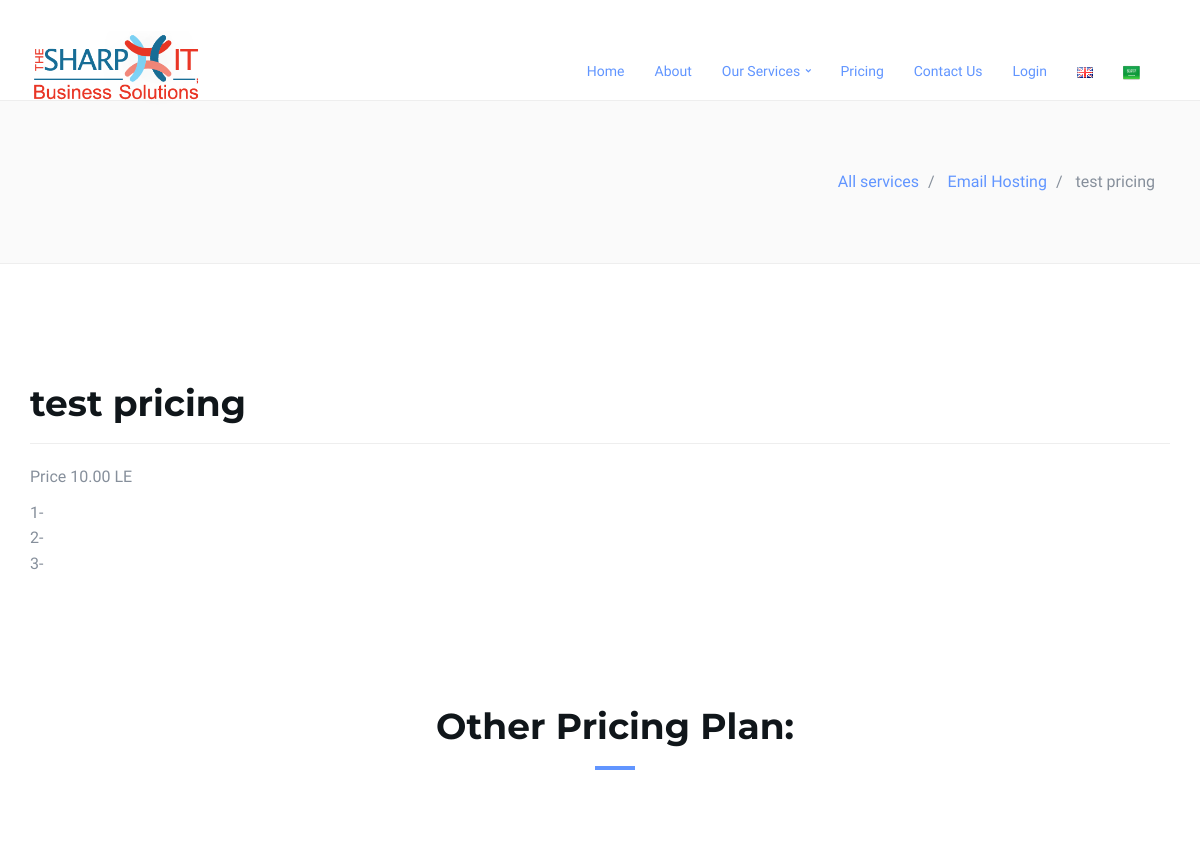
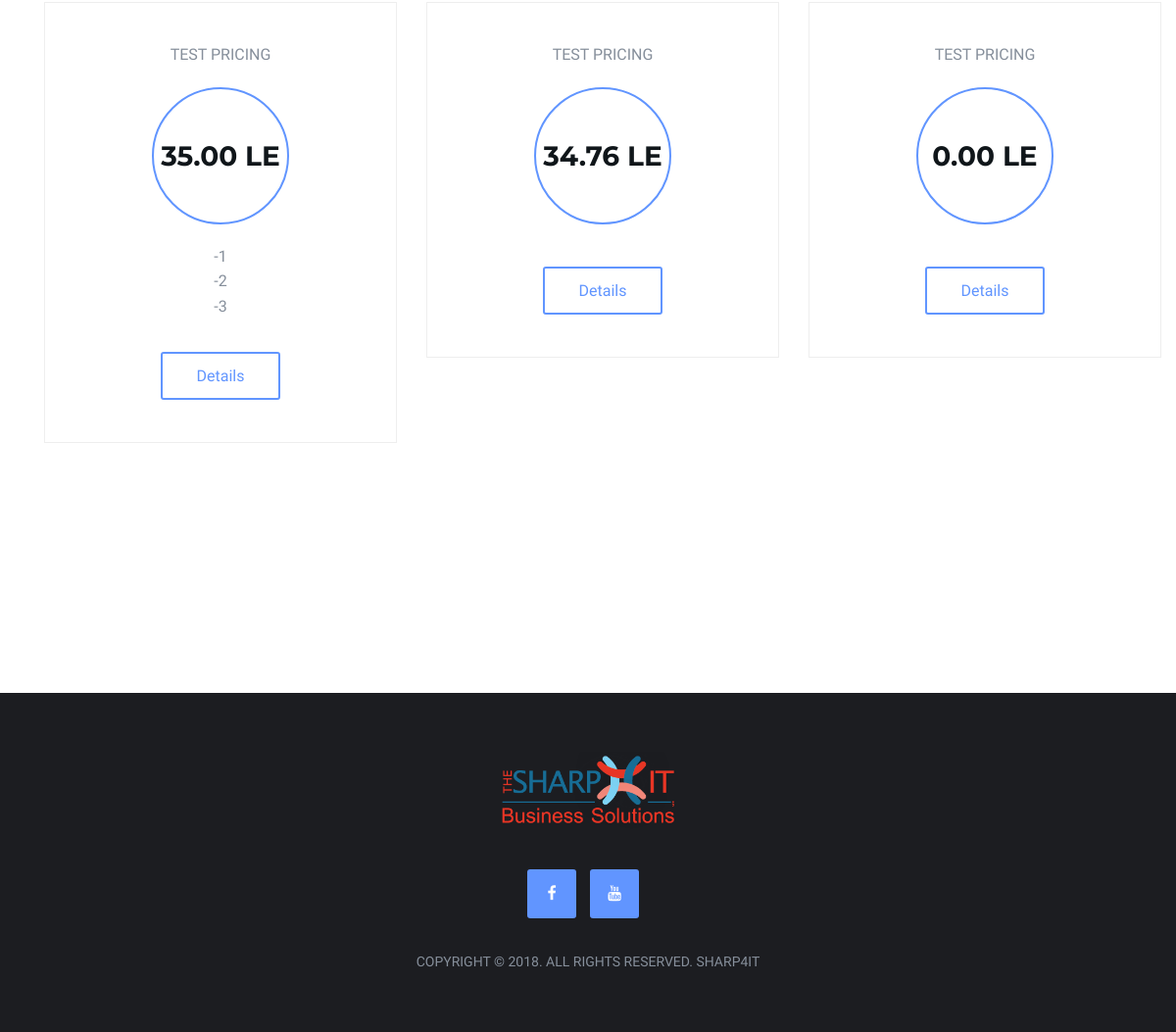
The app's page /en/price/test-pricing/detail/ with its own data (2 pictures, top to bottom).
### services/models.py (models this page shows, shortened)
class ServicePrice(models.Model):
    service = models.ForeignKey(Service, on_delete=models.CASCADE, related_name='prices')
    en_price_title = models.CharField(max_length=200)
    ar_price_title = models.CharField(max_length=200)
    price = models.DecimalField(max_digits=10, decimal_places=2, default=0.0)
    slug = models.SlugField(max_length=200, db_index=True, unique=True)
    en_detail = models.TextField(null=True, blank=True)
    ar_detail = models.TextField(null=True, blank=True)
    created = models.DateTimeField(auto_now_add=True)
    updated = models.DateTimeField(auto_now=True)
    def get_absolute_url(self):
        return reverse('price:detail', kwargs={'slug': self.slug})

class Service(models.Model):
    en_name = models.CharField(max_length=200)
    ar_name = models.CharField(max_length=200)
    slug = models.SlugField(max_length=200, db_index=True, unique=True)
    en_description = models.TextField(null=True, blank=True)
    ar_description = models.TextField(null=True, blank=True)
    image = models.ImageField(upload_to=upload_location, blank=True, null=True)
    publish_on_home = models.BooleanField(default=False)
    publish_pricing = models.BooleanField(default=False)
    created = models.DateTimeField(auto_now_add=True)
    updated = models.DateTimeField(auto_now=True)
    def get_absolute_url(self):
        return reverse('service:detail', kwargs={'slug': self.slug})

### services/views.py (the view)
# urls.py: path('<slug:slug>/detail/', service_price_detail, name='detail'),
def service_price_detail(request, slug):
    price = get_object_or_404(ServicePrice, slug=slug)
    services = Service.objects.all()
    other_prices = ServicePrice.objects.all().filter(service=price.service).exclude(slug=price.slug)
    price_form = ServicePriceForm(request.POST or None, instance=price)
    if request.method == 'POST' and request.user.is_authenticated:
        if price_form.is_valid():
            price_form.save()
            return redirect('/{}/price/{}/detail'.format(request.LANGUAGE_CODE, price.slug))
    return render(request, 'services/price/detail.html',
                  {'price': price, 'price_form': price_form, 'other_prices': other_prices, 'services': services})

### services/templates/services/price/detail.html (shortened to what this page needs)
{% extends 'base.html' %}
{% load i18n %}
{% block content %}
    <div class="header-wrapper sm-padding bg-grey">
        <div class="container">
            <div class="col-md-6 {% if request.LANGUAGE_CODE == 'ar' %}pull-right{% endif %}">
            </div>
            <div class="col-6">
                <ul class="breadcrumb">
                    <li class="breadcrumb-item"><a href="{% url 'service:list_create' %}">{% trans 'All services' %}</a>
                    </li>
                    <li class="breadcrumb-item"><a href="{{ price.service.get_absolute_url }}">
                        {% if request.LANGUAGE_CODE == 'ar' %}{{ price.service.ar_name }}{% else %}
                            {{ price.service.en_name }}{% endif %}</a>
                    </li>
                    <li class="breadcrumb-item active">
                        {% if request.LANGUAGE_CODE == 'ar' %}{{ price.ar_price_title }}{% else %}
                            {{ price.en_price_title }}{% endif %}</li>
                </ul>
            </div>
        </div>
    </div>
    <div class="section md-padding">
        <div class="container">
            <h2>{% if request.LANGUAGE_CODE == 'ar' %}{{ price.ar_price_title }}{% else %}
                {{ price.en_price_title }}{% endif %}</h2>
            <hr>
            <p>{% trans 'Price' %} {{ price.price }} {% trans 'LE' %}</p>
            <p>{% if request.LANGUAGE_CODE == 'ar' %}{{ price.ar_detail|linebreaks }}{% else %}
                {{ price.en_detail|linebreaks }}{% endif %}</p>
        </div>
        <div class="container">
            <div id="pricing" class="section md-padding">
                <div class="container">
                    <div class="row">
                        <div class="section-header text-center">
                            <h2 class="title">{% trans 'Other pricing plan:' %}</h2>
                        </div>
                        {% for o_price in other_prices %}
                            <div class="col-sm-4">
                                <div class="pricing">
                                    <div class="price-head">
                                        <span class="price-title">{% if request.LANGUAGE_CODE == 'ar' %}
                                            {{ o_price.ar_price_title }}{% else %}
                                            {{ o_price.en_price_title }}{% endif %}</span>
                                        <div class="price">
                                            <h3 style="font-size: 28px">{{ o_price.price }} {% trans 'LE' %}</h3>
                                        </div>
                                    </div>
                                    <div class="price-content">
                                        {% if request.LANGUAGE_CODE == 'ar' %}
                                            {{ o_price.ar_detail|linebreaks }}
                                        {% else %}
                                            {{ o_price.en_detail|linebreaks }}
                                        {% endif %}
                                    </div>
                                    <div class="price-btn">
                                        <a class="outline-btn"
                                           href="{{ o_price.get_absolute_url }}">{% trans 'Details' %}</a>
                                    </div>
                                </div>
                            </div>
                        {% empty %}
                            <p>{% trans 'No other pricing plan ...' %}</p>
                        {% endfor %}
                    </div>
                </div>
            </div>
        </div>
    </div>
{% endblock %}

### home/static/home/css/style.css (style rules this page uses)
body { font-family: 'Varela Round', sans-serif; font-size: 16px; line-height: 1.6; overflow-x: hidden; color: #868F9B; }
h1, h2, h3, h4, h5, h6 { font-family: 'Montserrat', sans-serif; font-weight: 700; margin-top: 0px; margin-bottom: 20px; color: #10161A; }
h2 { font-size: 36px; }
h3 { font-size: 21px; }
a { color: #6195FF; text-decoration: none; -webkit-transition: 0.2s opacity; transition: 0.2s opacity; }
ul, ol { margin: 0; padding: 0; list-style: none }
.section { position: relative; }
.md-padding { padding-top: 120px; padding-bottom: 120px; }
.sm-padding { padding-top: 60px; padding-bottom: 60px; }
.bg-grey { background-color: #FAFAFA; border-top: 1px solid #EEE; border-bottom: 1px solid #EEE; }
.section-header { position: relative; margin-bottom: 60px; }
.section-header .title { text-transform: capitalize; }
.title:after { content: ""; display: block; height: 4px; width: 40px; background-color: #6195FF; margin-top: 20px; }
.text-center .title:after { margin: 20px auto 0px; }
.main-btn, .white-btn, .outline-btn { display: inline-block; padding: 10px 35px; margin: 3px; border: 2px solid transparent; border-radius: 3px; -webkit-transition: 0.2s opacity; transition: 0.2s opacity; }
.outline-btn { background: transparent; color: #6195FF !important; border-color: #6195FF; }
.header-wrapper .breadcrumb { float: right; background: transparent; margin-bottom: 0px; }
.header-wrapper .breadcrumb .breadcrumb-item.active { color: #868F9B; }
.breadcrumb > li + li:before { color: #868F9B; }
.pricing { position: relative; text-align: center; border: 1px solid #EEE; background-color: #FFF; z-index: 11; margin: 15px 0px; }
.pricing::after { content: ""; background-color: #1C1D21; position: absolute; left: 0; right: 0; top: 0; height: 0%; z-index: -1; -webkit-transition: 0.2s height; transition: 0.2s height; }
.pricing .price-head { position: relative; margin-bottom: 20px; }
.pricing .price-title { display: block; padding: 40px 0px 20px; text-transform: uppercase; -webkit-transition: 0.2s color; transition: 0.2s color; }
.pricing .price { position: relative; width: 140px; height: 140px; line-height: 140px; text-align: center; margin: auto; border-radius: 50%; border: 2px solid #6195FF; }
.pricing .price h3 { font-size: 42px; margin: 0px; -webkit-transition: 0.2s color; transition: 0.2s color; -webkit-transform: translateY(-50%); -ms-transform: translateY(-50%); transform: translateY(-50%); top: 50%; position: absolute; left: 0; right: 0; }
.pricing .price-btn { padding-top: 20px; padding-bottom: 40px; }

### records on screen
ServicePrice: service.en_name "Email Hosting", en_price_title "test pricing", price "10.00", en_detail "1- 2- 3-"
ServicePrice: en_price_title "TEST PRICING", price "35.00", en_detail "-1 -2 -3"
ServicePrice: en_price_title "TEST PRICING", price "34.76"
ServicePrice: en_price_title "TEST PRICING", price "0.00"
